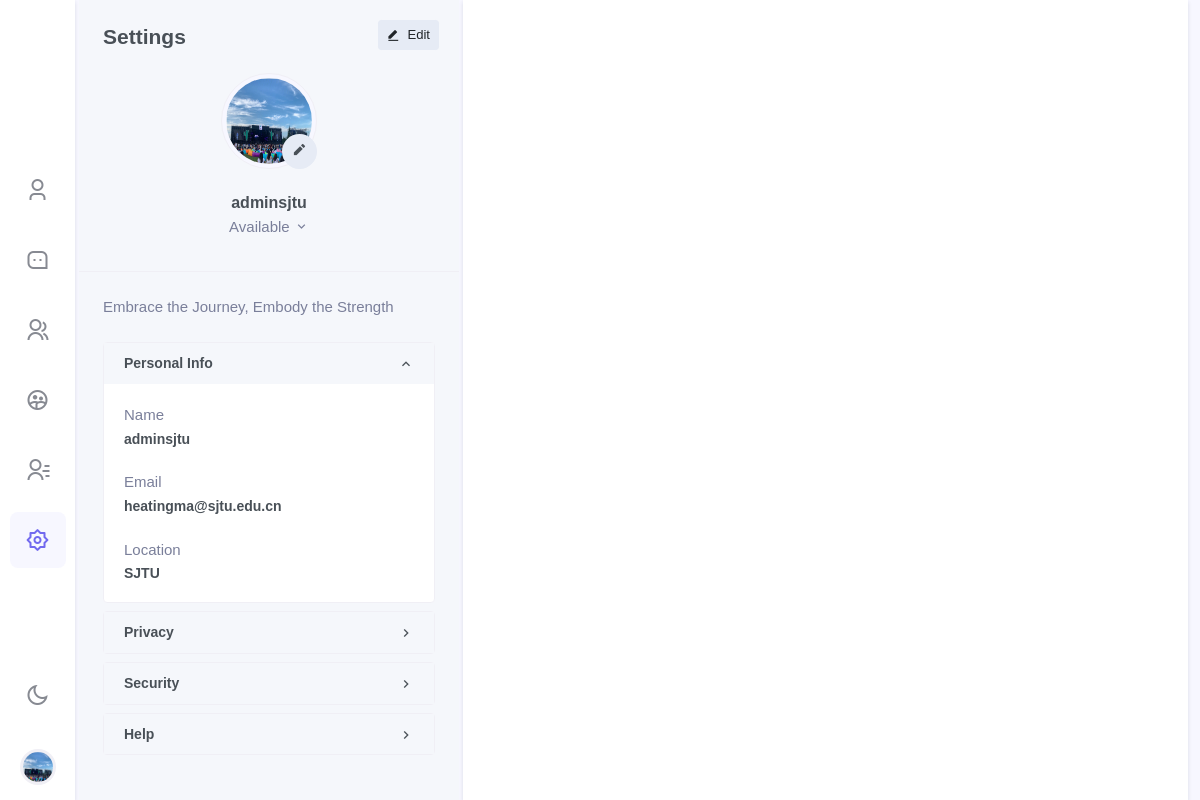
Screenshot of /chat/settings/ (signed in) with the database file from the repository.
### chat/models.py (models this page shows, shortened)
class Profile(models.Model):
    about_me = models.TextField(default='There is no Personal Signature here yet. You can add it through settings')
    image = models.ImageField(upload_to='profile_image', null=True, blank=True)
    user = models.OneToOneField(User, on_delete=models.CASCADE)
    location = models.CharField(max_length=50, default="Unkown")
    @property
    def image_url(self):
        if self.image == "":
            return "/media/static_default/{}.png".format(self.user_initial)
        else:
            return self.image.url

### users/models.py (models this page shows, shortened)
class User(AbstractUser):
    top_friends = models.ManyToManyField(settings.AUTH_USER_MODEL, blank=True, related_name='friends_set')
    friends = models.ManyToManyField(settings.AUTH_USER_MODEL, blank=True, related_name='top_friends_set')
    email = models.EmailField('email address', primary_key=True, unique=True)
    USERNAME_FIELD = 'email'
    REQUIRED_FIELDS = ["username"]

### chat/views.py (the view, shortened to what this page needs)
# urls.py: path('settings/', views.settings, name='settings'),
@login_required
def settings(request: HttpRequest, dark=False):
    if request.GET:
        dark = request.GET['dark']
        dark = False if dark == 'False' else True
    if request.method == "GET":
        username = request.user.username
        user = get_object_or_404(User, username=username)
        profile = get_object_or_404(Profile, user=user)
        profile_form = EditProfileForm(request.user.username)
    return render(
        request=request,
        template_name='chat/settings.html',
        context={
            'profile': profile,
            'profile_form': profile_form,
            'dark': dark,
            'light': not dark,
        }
    )

### templates/chat/settings.html (shortened to what this page needs)
{% extends 'chat/base.html' %}
{% block side_menu %}
    {% include "chat/side_menus/side_menu_settings.html" %}
{% endblock %}
{% block leftsidebar %}
    {% include "chat/leftsidebar/leftsidebar_settings.html" %}
{% endblock %}
{% block chat_conversation %}
    {% include "chat/body/body_settings.html" %}
{% endblock %}

### templates/chat/side_menus/side_menu_settings.html (shortened to what this page needs)
{% load static %}
<div class="side-menu flex-lg-column mr-lg-1">
<div class="sidebar_logo">
    <a href="" class="logo logo-dark">
    </a>
</div>
<div class="flex-lg-column my-auto">
    <ul class="nav nav-pills side-menu-nav justify-content-center" role="tablist">
        <li class="nav-item" data-toggle="tooltip" data-trigger="hover" data-placement="top" title="Profile">
            <a href="{% url 'chat:my' %}?{{'dark'}}={{dark}}" class="nav-link" id="pills-user-tab" role="tab">
            <i class="ri-user-3-line"></i>
        </a></li>
        <li class="nav-item" data-toggle="tooltip" data-trigger="hover" data-placement="top" title="Chats">
            <a href="{% url 'chat:chat'%}?{{'dark'}}={{dark}}" class="nav-link" id="pills-chat-tab" role="tab">
            <i class="ri-message-3-line"></i>
        </a></li>
        <li class="nav-item" data-toggle="tooltip" data-trigger="hover" data-placement="top" title="Groups">
            <a href="{% url 'chat:groups'%}?{{'dark'}}={{dark}}" class="nav-link" id="pills-groups-tab" role="tab">
            <i class="ri-group-line"></i>
        </a></li>
        <li class="nav-item" data-toggle="tooltip" data-trigger="hover" data-placement="top" title="Chatroom">
            <a href="{% url 'chat:chatroom'%}?{{'dark'}}={{dark}}" class="nav-link" id="pills-chatroom-tab" role="tab">
            <i class="ri-group-2-line"></i>
        </a></li>
        <li class="nav-item" data-toggle="tooltip" data-trigger="hover" data-placement="top" title="Contacts">
            <a href="{% url 'chat:contracts'%}?{{'dark'}}={{dark}}" class="nav-link" id="pills-contacts-tab" role="tab">
            <i class="ri-contacts-line"></i>
        </a></li>
        <li class="nav-item" data-toggle="tooltip" data-trigger="hover" data-placement="top" title="Settings">
            <a href="{% url 'chat:settings'%}?{{'dark'}}={{dark}}" class="nav-link active" id="pills-setting-tab"  role="tab">
            <i class="ri-settings-2-line"></i>
        </a></li>
    </ul>
</div>
<div class="flex-lg-column d-none d-lg-block">
    <ul class="nav side-menu-nav justify-content-center">
        <li class="nav-item">
            <a class="nav-link" id="light-dark" href="{% url 'chat:settings'%}?{{'dark'}}={{light}}" data-toggle="tooltip" data-trigger="hover" data-placement="right" title="Dark / Light Mode">
                <i class="ri-sun-line theme-mode-icon"></i>
            </a>
        </li>
        <li class="nav-item btn-group dropup profile-user-dropdown">
            <a class="nav-link dropdown-toggle normal_container" href="#" role="button" data-toggle="dropdown" aria-haspopup="true" aria-expanded="false">
                <img src="{{ profile.image_url }}"  alt="" class="profile-user rounded-circle">
            </a>
        </li>
    </ul>
</div>
</div>

### templates/chat/leftsidebar/leftsidebar_settings.html (shortened to what this page needs)
<div>
    <div class="float-right" style="margin:10px; margin-top:20px; margin-right:20px;" data-toggle="modal" data-target="#edit-exampleModal">
        <button type="button" class="btn btn-light btn-sm"><i class="ri-edit-fill mr-1 align-middle"></i> Edit</button>
    </div>
    <div class="px-4 pt-4">
        <h4 class="mb-0">Settings</h4>
    </div>
    <div class="text-center border-bottom p-4">
        <div class="mb-4 profile-user">
            <img src="{{ profile.image_url }}" class="rounded-circle avatar-lg img-thumbnail" alt="">
            <button type="button" class="btn bg-light avatar-xs p-0 rounded-circle profile-photo-edit" data-toggle="modal" data-target="#edit-exampleModal">
                <i class="ri-pencil-fill"></i>
            </button>
        </div>
        <h5 class="font-size-16 mb-1 text-truncate">{{ profile.user.username }}</h5>
        <div class="dropdown d-inline-block mb-1">
            <a class="text-muted dropdown-toggle pb-1 d-block" href="#" role="button" data-toggle="dropdown" aria-haspopup="true" aria-expanded="false">
                Available <i class="mdi mdi-chevron-down"></i>
            </a>
        </div>
    </div>
    <div class="p-4 user-profile-desc" data-simplebar="">
        <div class="text-muted">
            <p class="mb-4">{{ profile.about_me }}</p>
        </div>
        <div id="profile-setting-accordion" class="custom-accordion">
            <div class="card shadow-none border mb-2">
                <a href="#profile-setting-personalinfocollapse" class="text-dark" data-toggle="collapse" aria-expanded="true" aria-controls="profile-setting-personalinfocollapse">
                    <div class="card-header" id="profile-setting-personalinfoheading">
                        <h5 class="font-size-14 m-0">
                            Personal Info
                            <i class="mdi mdi-chevron-up float-right accor-plus-icon"></i>
                        </h5>
                    </div>
                </a>
                <div id="profile-setting-personalinfocollapse" class="collapse show" aria-labelledby="profile-setting-personalinfoheading" data-parent="#profile-setting-accordion">
                    <div class="card-body">
                        <div><p class="text-muted mb-1">Name</p><h5 class="font-size-14">{{ profile.user.username }}</h5></div>
                        <div class="mt-4"><p class="text-muted mb-1">Email</p><h5 class="font-size-14">{{ profile.user.email }}</h5></div>
                        <div class="mt-4"><p class="text-muted mb-1">Location</p><h5 class="font-size-14 mb-0">{{ profile.location }}</h5></div>
                    </div>
                </div>
            </div>
            <div class="card shadow-none border mb-2">
                <a href="#profile-setting-privacycollapse" class="text-dark collapsed" data-toggle="collapse" aria-expanded="false" aria-controls="profile-setting-privacycollapse">
                    <div class="card-header" id="profile-setting-privacyheading">
                        <h5 class="font-size-14 m-0">
                            Privacy
                            <i class="mdi mdi-chevron-up float-right accor-plus-icon"></i>
                        </h5>
                    </div>
                </a>
            </div>
            <div class="card shadow-none border mb-2">
                <a href="#profile-setting-securitynoticollapse" class="text-dark collapsed" data-toggle="collapse" aria-expanded="false" aria-controls="profile-setting-securitynoticollapse">
                    <div class="card-header" id="profile-setting-securitynotiheading">
                        <h5 class="font-size-14 m-0">
                            Security
                            <i class="mdi mdi-chevron-up float-right accor-plus-icon"></i>
                        </h5>
                    </div>
                </a>
            </div>
            <div class="card shadow-none border mb-2">
                <a href="#profile-setting-helpcollapse" class="text-dark collapsed" data-toggle="collapse" aria-expanded="false" aria-controls="profile-setting-helpcollapse">
                    <div class="card-header" id="profile-setting-helpheading">
                        <h5 class="font-size-14 m-0">
                            Help
                            <i class="mdi mdi-chevron-up float-right accor-plus-icon"></i>
                        </h5>
                    </div>
                </a>
            </div>
        </div>
    </div>
</div>

### rows the page displays
Profile: image_url (picture), user.username "adminsjtu", about_me "Embrace the Journey, Embody the Strength", user.email "heatingma@sjtu.edu.cn", location "SJTU"
